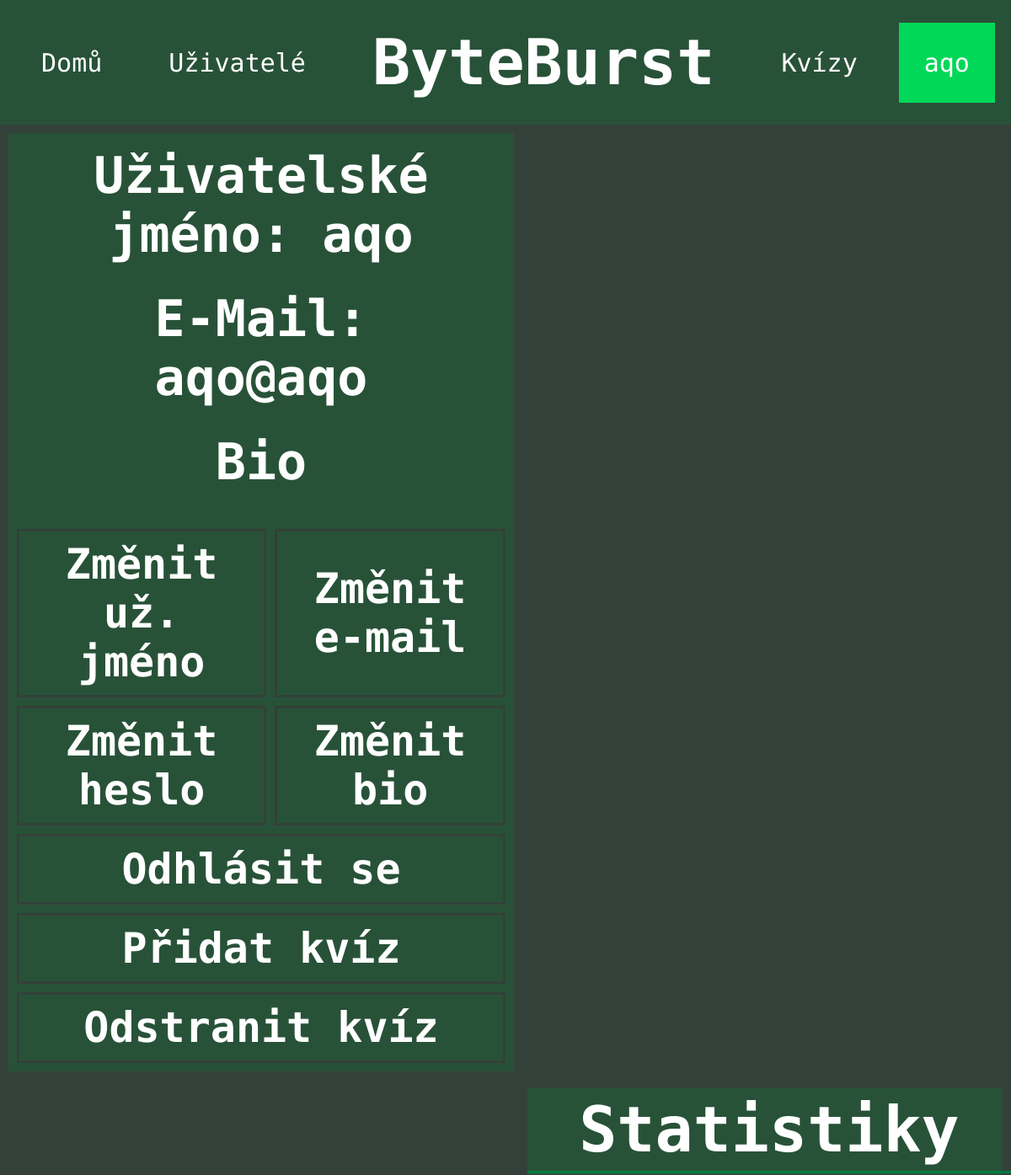
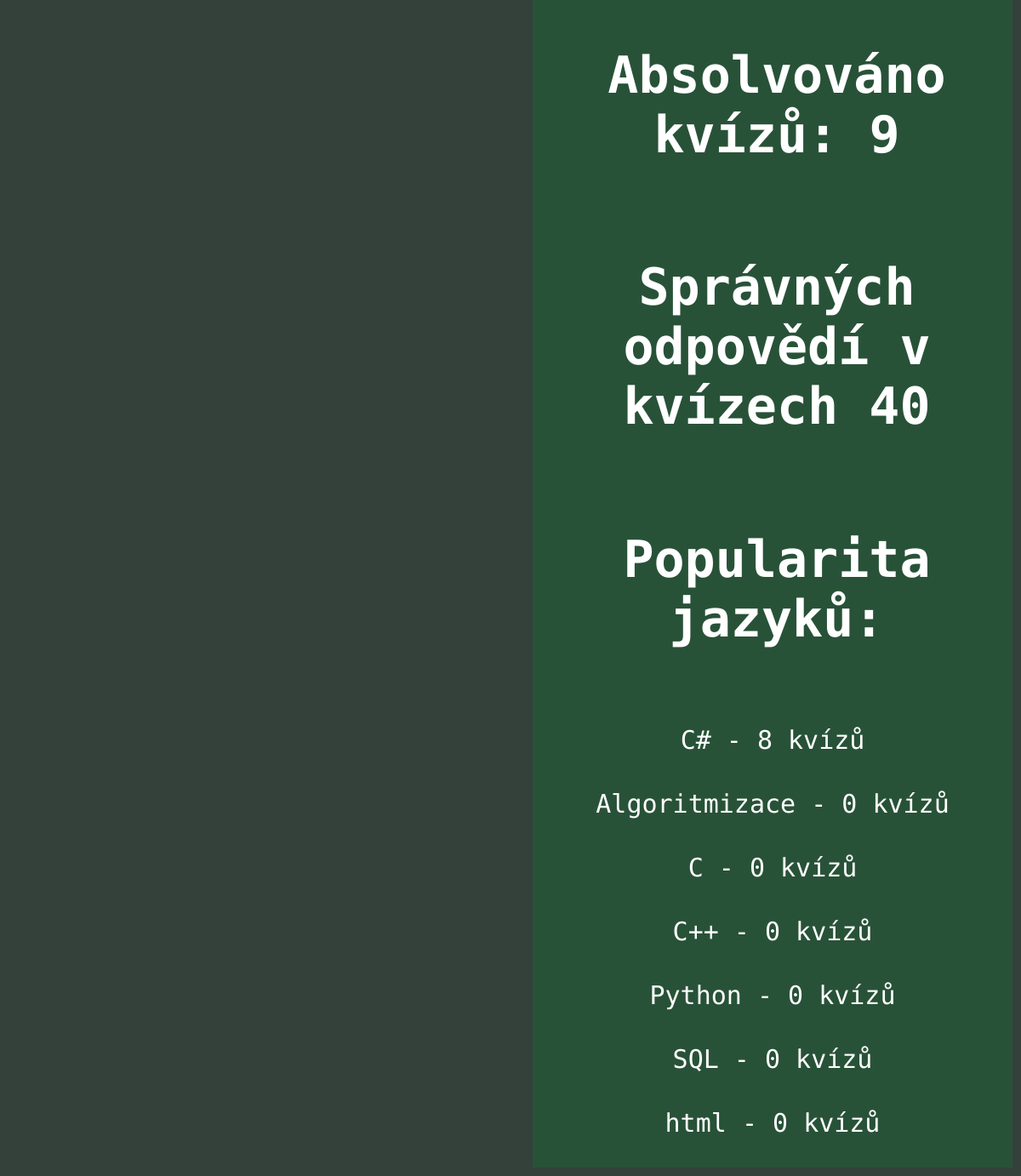
Screenshot of /profile (signed in) with the database file from the repository (2 pictures, top to bottom).
### tables this page shows
CREATE TABLE "user" (
	"id"	INTEGER,
	"username"	TEXT UNIQUE,
	"email"	TEXT UNIQUE,
	"password"	TEXT,
	"bio"	TEXT,
	"quiz_correct"	INTEGER DEFAULT 0,
	"quiz_absolved"	INTEGER DEFAULT 0,
	"is_admin"	INTEGER DEFAULT 0,
	PRIMARY KEY("id" AUTOINCREMENT)
);

CREATE TABLE "category" (
	"id"	INTEGER,
	"name"	TEXT,
	PRIMARY KEY("id" AUTOINCREMENT)
);

### app.py (the view)
@app.route("/profile", methods=["POST","GET"])
def profile():
    if request.method=="POST":
        cur, con = db_connect()
        username=request.form["name"] # získání username z formuláře na příslušené stránce
        email=request.form["email"] # získání emailu z formuláře
        password = b'' + request.form["password"].encode('utf-8') # získání hesla ve formátu Python Bytes a jejcih zakódování pomocí utf-8 pro možnost zahashování
        salt=bcrypt.gensalt() # vygenerování náhodné soli pro ozvláštnění hesla
        hashed_password=bcrypt.hashpw(password, salt) # zahashování hesla pomocí soli vytvořené
        bio=request.form["bio"] # získání bia z formuláře
        email_duplicate=cur.execute("SELECT email FROM user WHERE email=?",(email,)) # výběr emailu z databáze, kde se rovná zadanému e-mailu pro předcházení duplicitním účtům
        email_duplicate=email_duplicate.fetchall() # spojení výsledků dotazu do email_duplicate
        username_duplicate=cur.execute("SELECT username FROM user WHERE username=?",(username,)) # výběr username databáze za stejným účelem jako u emailu
        username_duplicate=username_duplicate.fetchall() # spojení výsledků dotazu do username_duplicate
        if username_duplicate and email_duplicate: # pokud jsou e-mail i uživatelské jméno obsazené, vypíše se chybová hláška
            return render_template("messages/error.html", message="Zadaný E-Mail a uživatelské jméno jsou obsazené!")
        elif email_duplicate: # pokud je e-mail obsazený, vypíše se chybová hláška
            return render_template("messages/error.html", message="Zadaný E-Mail je obsazený!")
        elif username_duplicate: # pokud je už. jméno obsazené, vypíše se chybová hláška
            return render_template("messsages/error.html", message="Zadané uživatelské jméno je obsazené!")
        else: # pokud není nic obsazené
            cur.execute("INSERT INTO user (username, email, password,bio) VALUES (?,?,?,?)",(username,email,hashed_password,bio)) # vložení username, zahashovaného hesla a bia do tabulky user
            cur.execute("SELECT id FROM user where username=?",(username,)) # získání id z tabulky user na základě vloženého username
            id=cur.fetchone() # spojení id do proměnné id
            session["id"]=id[0] # nastavení session["id"] na nultý index pro id kvůli tomu, že se furt získává jako list
            cur.execute("SELECT id FROM category ORDER BY id DESC") # získání maximálního id z tabulky category
            category_id_max=cur.fetchone()[0] # spojení maximáního id do proměnné category_id
            for i in range(1,category_id_max+1): # založení for cyklu pro vkládání nulových hodnot do tabulky langugage_popularity
                cur.execute("INSERT INTO language_popularity(user_id, category_id, value) VALUES (?, ?,?)",(session["id"],i,0,))
            session["bio"]=bio
            session["username"]=username
            session["email"]=email
            con.commit() # commitnutí výsledků dotazů, toto se v souvislost s insert musí dělat vždy
            con.close()
            return redirect(url_for("index")) # vrácení na stránku pod funkcí index
    elif "username" in session: # pokud už session obsahuje proměnnou s názvem username, zobrazí se místo toho už. profil
        cur, con = db_connect()
        cur.execute("SELECT is_admin, quiz_correct, quiz_absolved FROM user WHERE username=?",(session["username"],)) # vybrání hodnot pro úpspěšně zodpovězené otázky a počet absolvovaných kvízů z tabulky, kde je username rovno session["username"]
        is_admin, quiz_correct, quiz_absolved=cur.fetchone() # spojení výsledku dotazu do proměnných quiz_correct a quiz_absolved
        cur.execute("SELECT * FROM language_popularity WHERE user_id=?",(session["id"],)) # vybrání všech hodnot z tabulky language popularity, kde id uživatele je rovno session["id"]
        language_popularity_temporary=cur.fetchall() # spojení výsledku dotazu do proměnné language_popularity, která je v tomto kontextu list
        cur.execute("SELECT name FROM category") # vybrání všech hodnot atributu name z tabulky category pro získání všech kategorií (C, Python, ...)
        categories=cur.fetchall() # spojení výsledku dotazu do proměnné categories
        language_popularity={} # vytvoření dictionary language_popularity
        for i in range (0, len(categories)): # vytvoření for cyklu pro procházení jednotlivých získaných kategorií
            language_popularity[categories[i]]=language_popularity_temporary[i][3] # nastavení záznam v language popularities s klíčem obsahujícím název kategorie na získaný language_popularity pro tuto kategorii (v language_popularity se jedná o i-tý list a jeho třetí hodnotu)
        language_popularity=sorted(language_popularity.items(), key=lambda x: x[1], reverse=True) # language_popularity.items přetvoří dictionary na list, ve kterém jsou další listy, které vždy obsahující dvojici klíč a k ní hodnota
        return render_template("pages/profil.html", active=4, username=session["username"], email=session["email"], bio=session["bio"], quiz_correct=quiz_correct, quiz_absolved=quiz_absolved, language_popularity=language_popularity, is_admin=is_admin)
    else: # pokud není metoda post a uživatel ani nemá uživatelské jméno v session, předá se formulář pro registraci
        return render_template("profile_forms/register.html", active=4)

### app.py (called while the page is built)
def db_connect():
    con = sqlite3.connect("database.db") # připojení do databáze uložené v adresáři jako database.db
    cur = con.cursor() # vytvoření cursor pro interakci s databází
    return cur, con

### templates/pages/profil.html (shortened to what this page needs)
{% extends "layout/header.html" %}
{% block content %}
<div class="profile-left-section">
    <h2>Uživatelské jméno: {{ username }}</h2><br>
    <h2>E-Mail: {{ email }}</h2><br>
    <h2>Bio</h2><br>
    {% if username==session["username"] %}
    <table class="profile-links">
    <tr>
        <td><a href="{{ url_for('change_username')}}">Změnit už. jméno</a></td>
        <td><a href="{{ url_for('change_email')}}">Změnit e-mail</a></td>
    </tr>
    <tr>
        <td><a href="{{ url_for('change_password')}}">Změnit heslo</a></td>
        <td><a href="{{ url_for('change_bio')}}">Změnit bio</a></td>
    </tr>
    <tr>
        <td colspan="2"><a href="{{ url_for('logout') }}">Odhlásit se</a></td>
    </tr>
    <tr>
        <td colspan="2"><a href="{{ url_for('add_quiz') }}">Přidat kvíz</a></td>
    </tr>
    {% if username==session["username"] and is_admin==1 %}
    <tr>
        <td colspan="2"><a href="{{ url_for('category_choose') }}">Odstranit kvíz</a></td>
    </tr>
    {% endif %}
    </table>
    {% endif %}
</div>
<div class="profile-right-section">
    <h1>Statistiky</h1>
    <h2>Absolvováno kvízů: {{ quiz_absolved }}</h2>
    <h2>Správných odpovědí v kvízech {{ quiz_correct }}</h2>
    <h2 style="text-align: center;">Popularita jazyků:</h2>
    {% for element in language_popularity %}
        <p>{{ element[0][0] }} - {{ element[1] }} kvízů</p>
    {% endfor %}
</div>
{% endblock %}

### templates/layout/header.html (shortened to what this page needs)
<!DOCTYPE html>
<html lang="en">
<head>
    <link rel="stylesheet" href="{{ url_for('static', filename='css/style.css') }}">
</head>
<body>
<header>
    <ul>
            {% if active==1 %}
            <li><a class="active" href="{{url_for('index')}}">Domů</a></li>
            {% else %}
            <li><a href="{{url_for('index')}}">Domů</a></li>
            {% endif %}
            {% if active==2 %}
            <li><a class="active" href="{{url_for('users')}}">Uživatelé</a></li>
            {% else %}
            <li><a href="{{url_for('users')}}">Uživatelé</a></li>
            {% endif %}
            <li style="margin: 30px;"><h1>ByteBurst</h1></li>
            {% if active==3 %}
            <li><a class="active" href="{{url_for('kvizy')}}">Kvízy</a></li>
            {% else %}
            <li><a href="{{url_for('kvizy')}}">Kvízy</a></li>
            {% endif %}
            {% if active==4 and not session["username"] %}
            <li><a class="active" href="{{url_for('profile')}}">Registrovat</a></li>
            {% elif not session["username"] %}
            <li><a href="{{url_for('profile')}}">Registrovat</a></li>
            {% elif active!=4 %}
            <li><a href="{{url_for('profile')}}">{{ session["username"] }}</a></li>
            {% else %}
            <li class="active" style="float:right"><a href="{{url_for('profile')}}">{{ session["username"] }}</a></li>
            {% endif %}
      </ul>
</header>
    {% block content %}{% endblock %}
</body>
</html>

### static/css/style.css (style rules this page uses)
* { font-family: "Ubuntu Mono", monospace; color: white; }
:root { --background-green:#285238; --hover-green:#007C41; --active-green:#01D758; --page-background: #34403A; }
body { margin: 0; padding: 0; background-color: #34403A; }
header ul { list-style-type: none; margin: 0; padding: 0; overflow: hidden; background-color: var(--background-green); display: flex; justify-content: space-evenly; align-items: center; }
header li a, button { display: block; text-align: center; padding: 30px; margin: 0; text-decoration: none; font-size:30px; transition: 0.3s; background-color: none; }
header .active { background-color: var(--active-green); color:var(--background-green); }
h1 { font-size: 75px; display: inline-block; text-align: center; margin: auto; position: relative; }
h2 { font-size: 60px; display: inline-block; }
.profile-left-section { width: 50%; float: left; text-align: center; margin: 10px; background-color: var(--background-green); }
.profile-left-section h2 { margin: 10px; max-width: 90%; }
.profile-right-section { width: 47%; float: right; margin: 10px; background-color: var(--background-green); }
.profile-right-section h1,h2 { width: 100%; padding: 5px; text-align: center; }
.profile-right-section h1 { border-bottom: solid var(--hover-green); }
.profile-right-section p { font-size: 30px; padding: 5px; text-align: center; }
.profile-links { margin: auto; border-spacing: 10px; }
.profile-links a { text-decoration: none; font-weight: bold; font-size:50px; }
.profile-links tr, td { text-align: center; padding: 10px; }
.profile-links td { min-width: 200px; border: solid var(--page-background); transition: 0.3s; }

### rows the page displays
user: username "aqo", email "aqo@aqo"
category: name "C#", element "8"
category: name "Algoritmizace", element "0"
category: name "C", element "0"
category: name "C++", element "0"
category: name "Python", element "0"
category: name "SQL", element "0"
category: name "html", element "0"

### other values shown
{{ quiz_absolved }} "9"
{{ quiz_correct }} "40"
